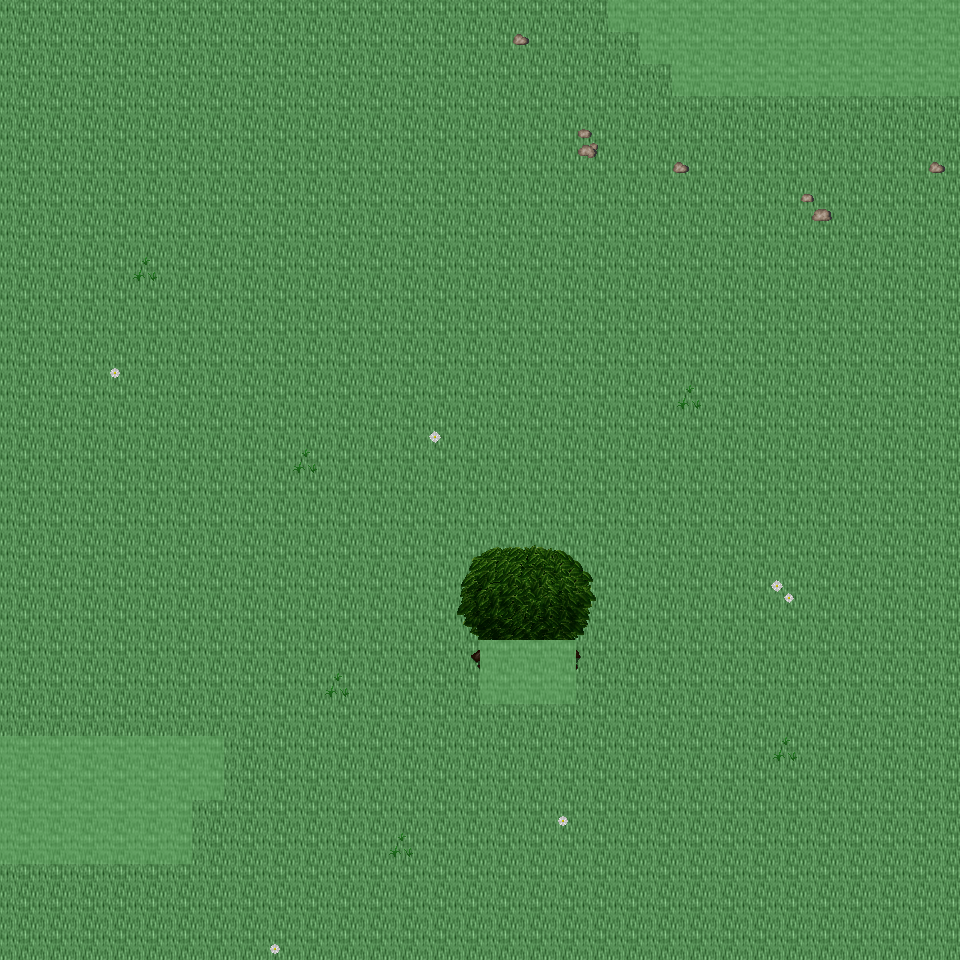

Rendered tile map (Tiled .tmx) drawn with the repository's tilesets; below, a short description and the map source with its tile grids summarised:
An orthogonal 30x30 tile map with 32x32 px tiles, 6 tile layers (Ground, Object, Object2, Above, ...), 24 tilesets and 3 objects (3x mapExit).

<map version="1.0" orientation="orthogonal" renderorder="right-down" width="30" height="30" tilewidth="32" tileheight="32" nextobjectid="4">
  <tileset firstgid="1" name="tileset_ground_ground" tilewidth="32" tileheight="32" tilecount="33" columns="3">
    <image source="../drawable/tileset_ground_ground.png" width="96" height="352" />
  </tileset>
  <tileset firstgid="34" name="tileset_ground_ridge_earth_dark" tilewidth="32" tileheight="32" tilecount="96" columns="12">
    <image source="../drawable/tileset_ground_ridge_earth_dark.png" width="384" height="256" />
  </tileset>
  <tileset firstgid="130" name="tileset_ground_grass_edges" tilewidth="32" tileheight="32" tilecount="36" columns="12">
    <image source="../drawable/tileset_ground_grass_edges.png" width="384" height="96" />
  </tileset>
  <tileset firstgid="166" name="tileset_ground_water_pool" tilewidth="32" tileheight="32" tilecount="72" columns="3">
    <image source="../drawable/tileset_ground_water_pool.png" width="96" height="768" />
  </tileset>
  <tileset firstgid="238" name="tileset_plant_flower_daisy_white" tilewidth="32" tileheight="32" tilecount="8" columns="2">
    <image source="../drawable/tileset_plant_flower_daisy_white.png" width="64" height="128" />
  </tileset>
  <tileset firstgid="246" name="tileset_ground_rock_pebbles" tilewidth="32" tileheight="32" tilecount="3" columns="1">
    <image source="../drawable/tileset_ground_rock_pebbles.png" width="32" height="96" />
  </tileset>
  <tileset firstgid="249" name="tileset_plant_grasses" tilewidth="32" tileheight="32" tilecount="6" columns="3">
    <image source="../drawable/tileset_plant_grasses.png" width="96" height="64" />
  </tileset>
  <tileset firstgid="255" name="tileset_plant_flower_daisy_yellow" tilewidth="32" tileheight="32" tilecount="8" columns="2">
    <image source="../drawable/tileset_plant_flower_daisy_yellow.png" width="64" height="128" />
  </tileset>
  <tileset firstgid="263" name="tileset_ground_grass_corners" tilewidth="32" tileheight="32" tilecount="24" columns="6">
    <image source="../drawable/tileset_ground_grass_corners.png" width="192" height="128" />
  </tileset>
  <tileset firstgid="287" name="tileset_plant_tree_tree_darkgreen" tilewidth="32" tileheight="32" tilecount="88" columns="8">
    <image source="../drawable/tileset_plant_tree_tree_darkgreen.png" width="256" height="352" />
  </tileset>
  <tileset firstgid="375" name="tileset_plant_flower_daisy_blue" tilewidth="32" tileheight="32" tilecount="8" columns="2">
    <image source="../drawable/tileset_plant_flower_daisy_blue.png" width="64" height="128" />
  </tileset>
  <tileset firstgid="383" name="tileset_plant_flower_daisy_red" tilewidth="32" tileheight="32" tilecount="8" columns="2">
    <image source="../drawable/tileset_plant_flower_daisy_red.png" width="64" height="128" />
  </tileset>
  <tileset firstgid="391" name="tileset_ground_earth_edges" tilewidth="32" tileheight="32" tilecount="18" columns="6">
    <image source="../drawable/tileset_ground_earth_edges.png" width="192" height="96" />
  </tileset>
  <tileset firstgid="409" name="tileset_ground_water_waterfall" tilewidth="32" tileheight="32" tilecount="120" columns="8">
    <image source="../drawable/tileset_ground_water_waterfall.png" width="256" height="480" />
  </tileset>
  <tileset firstgid="529" name="tileset_logic_creature_elf" tilewidth="32" tileheight="32" tilecount="16" columns="8">
    <image source="../drawable/tileset_logic_creature_elf.png" width="256" height="64" />
  </tileset>
  <tileset firstgid="545" name="tileset_logic_item_resources" tilewidth="32" tileheight="32" tilecount="6" columns="6">
    <image source="../drawable/tileset_logic_item_resources.png" width="192" height="32" />
  </tileset>
  <tileset firstgid="551" name="tileset_logic_creature_animal" tilewidth="32" tileheight="32" tilecount="32" columns="8">
    <image source="../drawable/tileset_logic_creature_animal.png" width="256" height="128" />
  </tileset>
  <tileset firstgid="583" name="tileset_logic_collision" tilewidth="32" tileheight="32" tilecount="1" columns="1">
    <image source="../drawable/tileset_logic_collision.png" width="32" height="32" />
  </tileset>
  <tileset firstgid="584" name="tileset_object_suspension_bridge" tilewidth="32" tileheight="32" tilecount="24" columns="3">
    <image source="../drawable/tileset_object_suspension_bridge.png" width="96" height="256" />
  </tileset>
  <tileset firstgid="608" name="tileset_logic_creature_elemental" tilewidth="32" tileheight="32" tilecount="16" columns="8">
    <image source="../drawable/tileset_logic_creature_elemental.png" width="256" height="64" />
  </tileset>
  <tileset firstgid="624" name="tileset_ground_rock_rocks_3" tilewidth="32" tileheight="32" tilecount="16" columns="4">
    <image source="../drawable/tileset_ground_rock_rocks_3.png" width="128" height="128" />
  </tileset>
  <tileset firstgid="640" name="tileset_object_rotating_crystal" tilewidth="32" tileheight="32" tilecount="48" columns="8">
    <image source="../drawable/tileset_object_rotating_crystal.png" width="256" height="192" />
  </tileset>
  <tileset firstgid="688" name="tileset_light_white_1x1" tilewidth="32" tileheight="32" tilecount="1" columns="1">
    <image source="../drawable/tileset_light_white_1x1.png" width="32" height="32" />
  </tileset>
  <tileset firstgid="689" name="tileset_light_light_5x5" tilewidth="32" tileheight="32" tilecount="25" columns="5">
    <image source="../drawable/tileset_light_light_5x5.png" width="160" height="160" />
  </tileset>
  <layer name="Ground" width="30" height="30">
    <data>[900 cells, 900 non-empty, 1 distinct tile ids]</data>
  </layer>
  <layer name="Object" width="30" height="30">
    <data>[900 cells, 76 non-empty, 27 distinct tile ids]</data>
  </layer>
  <layer name="Object2" width="30" height="30">
    <data>[900 cells, 0 non-empty, 0 distinct tile ids]</data>
  </layer>
  <layer name="Above" width="30" height="30">
    <data>[900 cells, 19 non-empty, 19 distinct tile ids]</data>
  </layer>
  <layer name="Above2" width="30" height="30">
    <data>[900 cells, 0 non-empty, 0 distinct tile ids]</data>
  </layer>
  <layer name="Walkable" width="30" height="30">
    <data>[900 cells, 62 non-empty, 1 distinct tile ids]</data>
  </layer>
  <objectgroup name="MapEvents">
    <object id="1" name="north" type="mapExit" x="0" y="0" width="608" height="32">
      <properties>
        <property name="map" value="level_0_x136_y94" />
        <property name="x" value="0" />
        <property name="y" value="28" />
      </properties>
    </object>
    <object id="2" name="south" type="mapExit" x="0" y="928" width="960" height="32">
      <properties>
        <property name="map" value="level_0_x136_y96" />
        <property name="x" value="0" />
        <property name="y" value="1" />
      </properties>
    </object>
    <object id="3" name="east" type="mapExit" x="928" y="96" width="32" height="864">
      <properties>
        <property name="map" value="level_0_x137_y95" />
        <property name="x" value="1" />
        <property name="y" value="3" />
      </properties>
    </object>
  </objectgroup>
</map>
